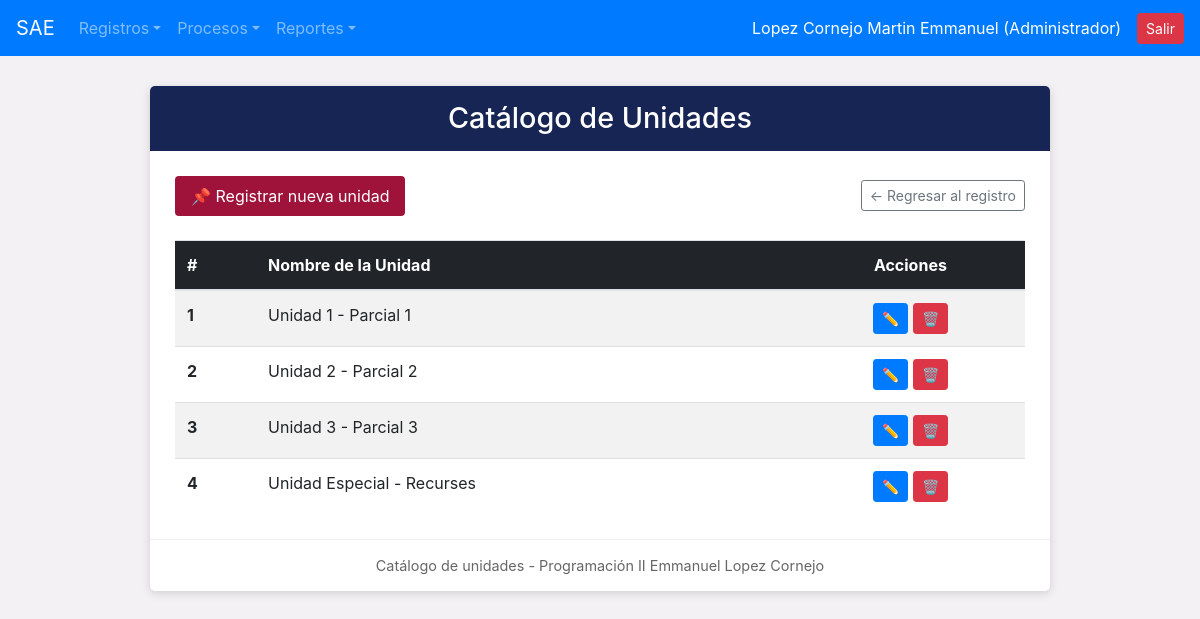
Page /crude/crude_unidades.php (signed in) on the committed database.
### tables this page shows
CREATE TABLE `unidades` (
  `id_unidad` int(11) NOT NULL,
  `nombre_unidad` varchar(100) NOT NULL,
  `estatus_unidad` varchar(10) DEFAULT 'ALTA'
);

### crude/crude_unidades.php (the view, shortened to what this page needs)
<?php
include_once("../conexion.php");
include_once("../navegacion/nav.php");
$sql = "SELECT id_unidad, nombre_unidad FROM unidades WHERE estatus_unidad = 'ALTA'";
$resultado = $conexion->query($sql);
?>
<!DOCTYPE html>
<html lang="es">
<head>
</head>
<body>
<div class="container">
    <div class="formulario">
        <div class="titulo">
            <h2>Catálogo de Unidades</h2>
        </div>
        <div class="contenido">
            <div class="d-flex justify-content-between align-items-center mb-4">
                <a href="../registro/reg_unidad.php" class="btn-sae">
                    📌 Registrar nueva unidad
                </a>
                <a href="../registro/reg_unidad.php" class="btn btn-outline-secondary btn-sm">
                    ← Regresar al registro
                </a>
            </div>
            <div class="table-responsive">
                <table class="table table-striped table-hover align-middle m-0">
                    <thead style="background-color: #212529; color: white;">
                        <tr>
                            <th>#</th>
                            <th>Nombre de la Unidad</th>
                            <th class="text-center">Acciones</th>
                        </tr>
                    </thead>
                    <tbody>
                        <?php if ($resultado && $resultado->num_rows > 0): ?>
                            <?php $i = 1; ?>
                            <?php while($row = $resultado->fetch_assoc()): ?>
                                <tr>
                                    <td><b><?php echo $i++; ?></b></td>
                                    <td><?php echo htmlspecialchars($row['nombre_unidad']); ?></td>
                                    <td class="text-center">
                                        <a href="../modificacion/modif_unidad.php?id=<?php echo $row['id_unidad']; ?>" class="btn btn-primary btn-sm" title="Editar">✏️</a>
                                        <a href="../baja/baja_unidad.php?id=<?php echo $row['id_unidad']; ?>" class="btn btn-danger btn-sm" onclick="return confirm('¿Seguro que deseas dar de baja esta unidad?');" title="Dar de baja">🗑️</a>
                                    </td>
                                </tr>
                            <?php endwhile; ?>
                        <?php else: ?>
                            <tr>
                                <td colspan="3" class="text-center text-muted py-3">No hay unidades registradas.</td>
                            </tr>
                        <?php endif; ?>
                    </tbody>
                </table>
            </div>
        </div>
        <div class="pie">
            Catálogo de unidades - Programación II Emmanuel Lopez Cornejo
        </div>
    </div>
</div>
</body>
</html>

### crude/crude_unidades.php (style rules this page uses)
body { background-color: #f3f1f4; }
.formulario { background-color: white; max-width: 900px; margin: 30px auto; border-radius: 5px; box-shadow: 0 2px 10px rgba(0, 0, 0, 0.15); overflow: hidden; }
.titulo { background-color: #172554; color: white; padding: 15px; text-align: center; }
.titulo h2 { margin: 0; font-size: 1.8rem; font-weight: 500; }
.contenido { padding: 25px; }
.btn-sae { background-color: #9f1239; color: white; border: none; padding: 8px 16px; border-radius: 4px; text-decoration: none; display: inline-block; }
.pie { text-align: center; padding: 15px; color: #666; font-size: 0.9rem; border-top: 1px solid #eee; }

### rows in the picture
unidades: nombre_unidad "Unidad 1 - Parcial 1"
unidades: nombre_unidad "Unidad 2 - Parcial 2"
unidades: nombre_unidad "Unidad 3 - Parcial 3"
unidades: nombre_unidad "Unidad Especial - Recurses"

### other values in the picture
$_SESSION['nombre_usuario'] "Lopez Cornejo Martin Emmanuel"
$_SESSION['nombre_puesto'] "Administrador"
